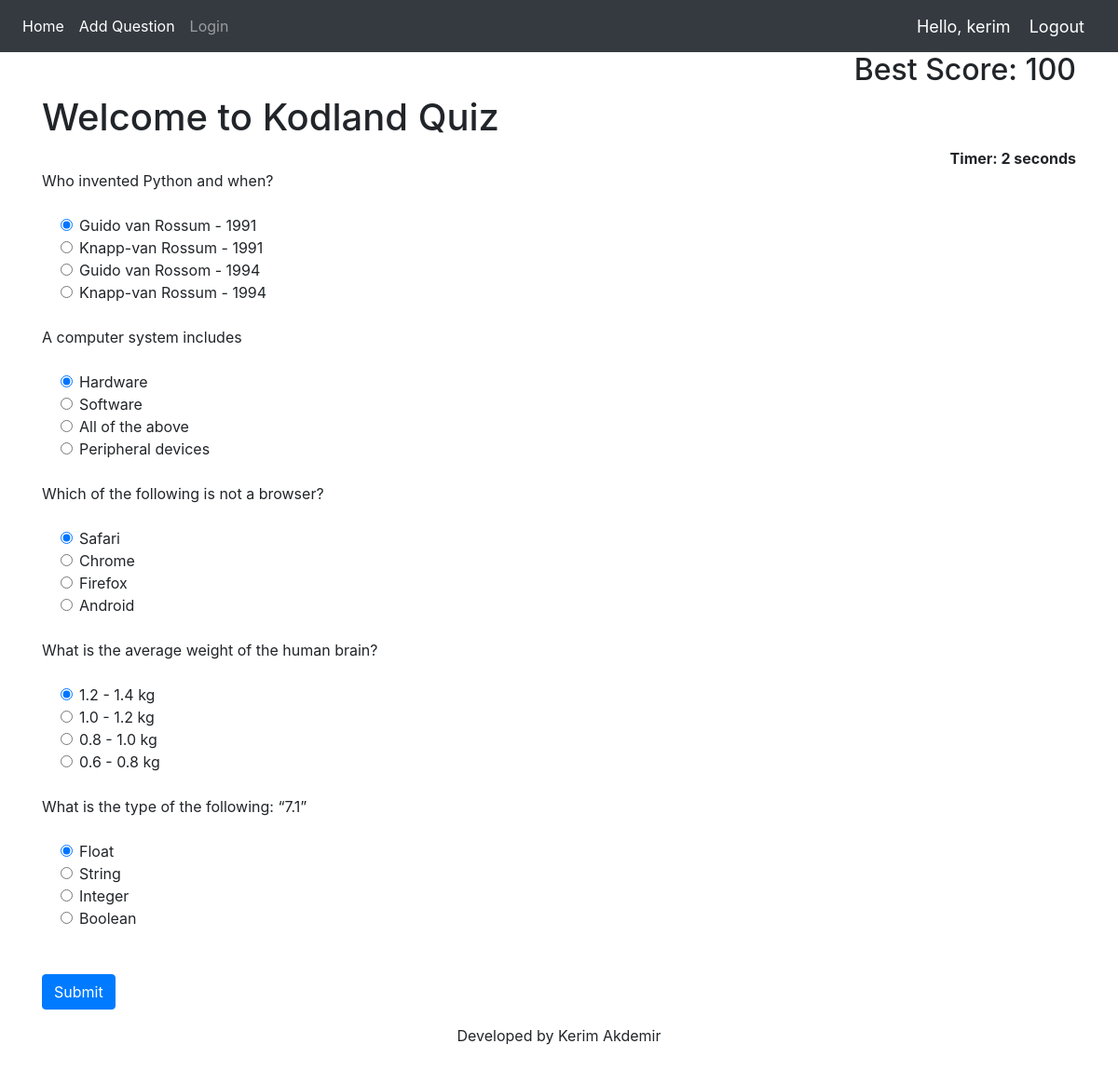
Screenshot of / (signed in) with the database file from the repository.
### Quiz/models.py (models this page shows, shortened)
class UserProfile(models.Model):
    user = models.OneToOneField(User, on_delete=models.CASCADE)
    best_score = models.IntegerField(default=0)

class QuesModel(models.Model):
    question = models.CharField(max_length=200,null=True)
    op1 = models.CharField(max_length=200,null=True)
    op2 = models.CharField(max_length=200,null=True)
    op3 = models.CharField(max_length=200,null=True)
    op4 = models.CharField(max_length=200,null=True)
    ans = models.CharField(max_length=200,null=True)

### Quiz/views.py (the view)
# urls.py: 2. Add a URL to urlpatterns:  path('', views.home, name='home')
def home(request):
    if request.method == 'POST':
        score = 0
        total = 0
        for q in QuesModel.objects.all():
            total += 1
            if q.ans == request.POST.get(q.question):
                score += 10
        percent = score / (total * 10) * 100
        if request.user.is_authenticated:
            user_profile, created = UserProfile.objects.get_or_create(user=request.user)
            if percent > user_profile.best_score:
                user_profile.best_score = percent
                user_profile.save()
        context = {
            'score': score,
            'time': request.POST.get('timer'),
            'percent': percent,
            'total': total
        }
        return render(request, 'Quiz/result.html', context)
    else:
        questions = QuesModel.objects.all()
        context = {
            'questions': questions
        }
        return render(request, 'Quiz/home.html', context)

### Quiz/templates/Quiz/home.html (shortened to what this page needs)
{% extends 'Quiz/dependencies.html' %}
{% block content %}
{% load static %}
<div class="container ">
    <div class="row">
        <div class="col-md-8">
        </div>
        <div class="col-md-4 text-right">
            <h2>Best Score: {{ request.user.userprofile.best_score }}</h2>
        </div>
    </div>
<h1>Welcome to Kodland Quiz</h1>
<div align="right " id="displaytimer"><b>Timer: 0 seconds</b></div>
 <form method='post' action=''>
    {% for q  in questions%}
    <div class="form-group">
      <label for="question">{{q.question}}</label>
    </div>
    <div class="form-check">
        <div class="form-check">
            <input class="form-check-input" type="radio" name="{{q.question}}" id="gridRadios1" value="option1" checked>
            <label class="form-check-label" for="gridRadios1">
                {{q.op1}}
            </label>
        </div>
        <div class="form-check">
            <input class="form-check-input" type="radio" name="{{q.question}}" id="gridRadios2" value="option2">
            <label class="form-check-label" for="gridRadios2">
                {{q.op2}}
            </label>
        </div>
        <div class="form-check">
            <input class="form-check-input" type="radio" name="{{q.question}}" id="gridRadios1" value="option3">
            <label class="form-check-label" for="gridRadios1">
                {{q.op3}}
            </label>
        </div>
        <div class="form-check">
            <input class="form-check-input" type="radio" name="{{q.question}}" id="gridRadios2" value="option4">
            <label class="form-check-label" for="gridRadios2">
                {{q.op4}}
            </label>
        </div>
        <br>
    </div>
    {% endfor %}
    <br>
    <button type="submit" class="btn btn-primary">Submit</button>
  </form>
</div>
<center><p>Developed by Kerim Akdemir</p></center>
{% endblock %}

### Quiz/templates/Quiz/navbar.html (shortened to what this page needs)
{% load static %}
<nav class="navbar navbar-expand-lg navbar-dark bg-dark">
  <div class="collapse navbar-collapse" id="navbarNav">
    <ul class="navbar-nav">
      <li class="nav-item active">
        <a class="nav-link" href="{% url 'home' %}">Home</a>
      </li>
      {% if request.user.is_staff %}
      <li class="nav-item active">
        <a class="nav-link" href="{% url 'addQuestion' %}">Add Question</a>
      </li>
      {% endif %}
      <li class="nav-item">
        <a class="nav-link" href="{% url 'login' %}">Login</a>
      </li>
    </ul>
  </div>
  <span class="greet">Hello, {{request.user}}</span>
  <span ><a  class="greet" href="{% url 'logout' %}">Logout</a></span>
</nav>

### Quiz/templates/Quiz/navbar.html (style rules this page uses)
.greet { font-size: 18px; color: #fff; margin-right: 20px; }

### rows the page displays
QuesModel: question "Who invented Python and when?", op1 "Guido van Rossum - 1991", op2 "Knapp-van Rossum - 1991", op3 "Guido van Rossom - 1994", op4 "Knapp-van Rossum - 1994"
QuesModel: question "A computer system includes", op1 "Hardware", op2 "Software", op3 "All of the above", op4 "Peripheral devices"
QuesModel: question "Which of the following is not a browser?", op1 "Safari", op2 "Chrome", op3 "Firefox", op4 "Android"
QuesModel: question "What is the average weight of the human brain?", op1 "1.2 - 1.4 kg", op2 "1.0 - 1.2 kg", op3 "0.8 - 1.0 kg", op4 "0.6 - 0.8 kg"
QuesModel: question "What is the type of the following: “7.1”", op1 "Float", op2 "String", op3 "Integer", op4 "Boolean"

### other values shown
{{ request.user }} "kerim"
{{ request.user.userprofile.best_score }} "100"
